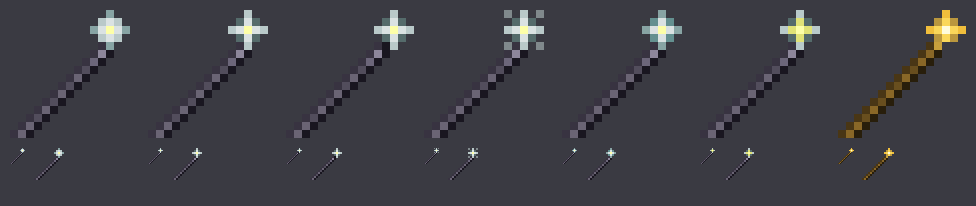
#> input picture notes/art/oracle_wand/variants_v2.png, 976 x 206 px, given in place of v, which was not available
$ python -i sheet.py   (imports and definitions only)
#> lines starting #> are read from the running program, lines starting #| are printed output that depends on the picture; pictures that were not available may be replaced by others from this repository, and a replacement may not be noted
"""Contact sheet: N textures at 8x, plus true-16px and 2x strips on both a
dark GUI background and a vanilla inventory-slot grey."""
import os
import sys
from PIL import Image

DARK = (58, 58, 66, 255)
SLOT = (139, 139, 139, 255)     # vanilla inventory slot grey
CELL, PAD = 128, 10


def sheet(paths, out):
#> called with paths = 'variants_v2.png', out = 'out.png'
    n = len(paths)
    w = n * (CELL + PAD) + PAD
    strip = 40
    h = PAD + CELL + PAD + strip * 2 + PAD
    im = Image.new("RGBA", (w, h), DARK)
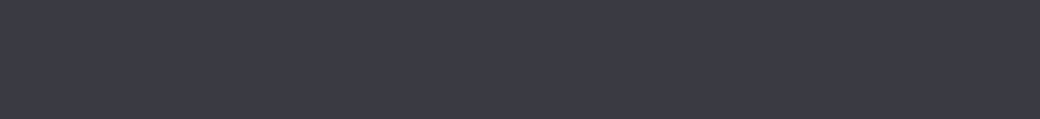
#> im: PIL image 2080x238 RGBA (shown at 1/2 size); mean R, G, B, A 58, 58, 66, 255
    y_dark = PAD + CELL + PAD
    y_slot = y_dark + strip
    Image.new("RGBA", (w, strip), SLOT).convert("RGBA")
    im.paste(Image.new("RGBA", (w, strip), SLOT), (0, y_slot))
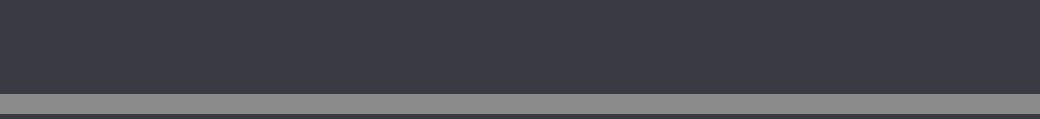
#> im: PIL image 2080x238 RGBA (shown at 1/2 size); mean R, G, B, A 71.6, 71.6, 78.3, 255
    for i, p in enumerate(paths):
        t = Image.open(p).convert("RGBA")
#> t is the input picture: PIL image 976x206 RGBA; mean R, G, B, A 62.3, 62, 68.8, 255
        x = PAD + i * (CELL + PAD)
        im.alpha_composite(t.resize((CELL, CELL), Image.NEAREST), (x, PAD))
        for y0 in (y_dark, y_slot):
            im.alpha_composite(t, (x + 8, y0 + 12))
            im.alpha_composite(t.resize((32, 32), Image.NEAREST), (x + 36, y0 + 4))
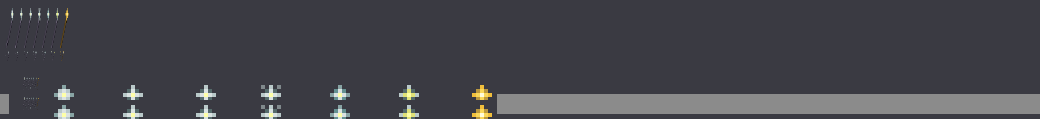
#> im: PIL image 2080x238 RGBA (shown at 1/2 size); mean R, G, B, A 67.9, 68, 74.6, 255
#> pass 2 of the loop in sheet, `for i, p in enumerate(paths):`:
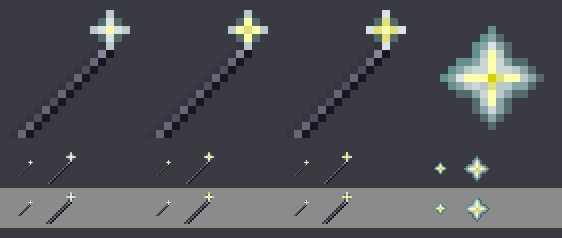
#> input picture notes/art/oracle_wand/variants_v4_heads.png, 562 x 238 px, given in place of a, which was not available
#> in sheet, t is the input picture: PIL image 562x238 RGBA; mean R, G, B, A 77.9, 78.8, 84, 255
#> in sheet, `im.alpha_composite(t.resize((CELL, CELL), Image.NEAREST), (x, PAD))`:
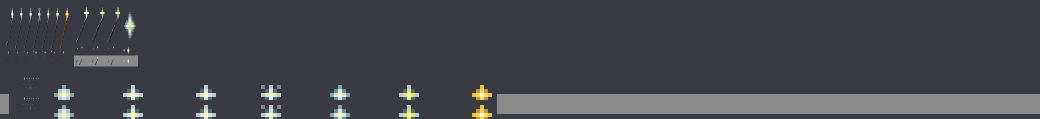
#> im: PIL image 2080x238 RGBA (shown at 1/2 size); mean R, G, B, A 68.5, 68.7, 75.2, 255
    im.save(out)
    print(out, im.size, " | ".join(os.path.basename(p) for p in paths))


# [2 lines not run here, left out]

#> (the run stopped early here; a loop or call above may not have finished)
